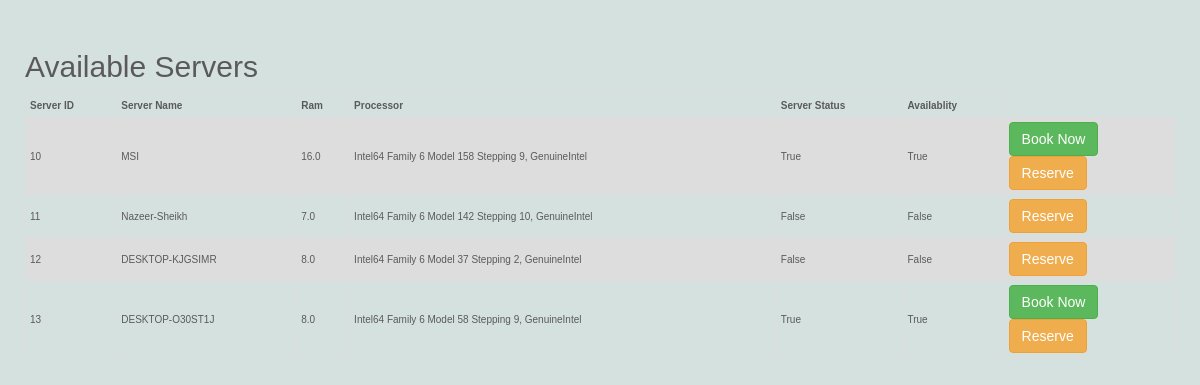
The page /available-server/ (signed in) on the database its author committed.
### server/models.py (models this page shows, shortened)
class ServerManagement(models.Model):
    server_name = models.CharField(max_length=255)
    ip_addr = models.CharField(default='0.0.0.0', max_length=255)
    ram = models.FloatField(max_length=3)
    processor = models.CharField(max_length=255)
    enable = models.BooleanField(default=False, null=False)

### user/views.py (the view)
# urls.py: path('available-server/', views.available_server, name='available-server'),
@login_required(login_url="login")
def available_server(request):
    servers = ServerManagement.objects.all()
    booked_server = ServerReservation.objects.filter(Q(end_time__gte=timezone.now()),
                                                     Q(reservation_time__lte=timezone.now()))
    setelement = set()
    for f in booked_server:
        if f.server_id in servers:
            setelement.add(f.server_id)
    dt = []
    for i in servers:
        dt += [
            {
                'servername': i.server_name,
                'ram': i.ram,
                'processor': i.processor,
                'available': i.enable,
                'status': (0 if i in setelement or not i.enable else 1),
                'server_id': i.id,
            }
        ]
    return render(request, 'user/login/available_server.html', {'ServerData': dt})

### user/templates/user/login/available_server.html (shortened to what this page needs)
<!DOCTYPE html>
<html lang="en">
<head>
    <link rel="stylesheet" href="https://maxcdn.bootstrapcdn.com/bootstrap/3.4.1/css/bootstrap.min.css">
</head>
<body>
<h2>Available Servers</h2>
<table>
    <tr>
                <th>Server ID</th>
        <th>Server Name</th>
        <th>Ram</th>
        <th>Processor</th>
        <th>Server Status</th>
        <th>Availablity</th>
    </tr>
    {% for data in ServerData %}
    <tr>
                <td> {{ data.server_id }}</td>
        <td> {{ data.servername }}</td>
        <td>{{ data.ram }}</td>
        <td>{{ data.processor }}</td>
        <td>{{ data.available }}</td>
        <td>{% if data.status == 1 %}
        {{ True }}
            {% else %}
            {{ False }}
            {% endif %}
        </td>
        <td>
            {% if data.status == True %}
            <form method='post' action="{% url 'book-now' %}">
                <button type="submit" class="btn btn-success" name='server' value="{{ data.server_id }}"> Book Now
                </button>
            </form>
            {% endif %}
            <form method="post" action="{% url 'reservation' %}">
                <button type="submit" name="server" value="{{ data.server_id }}" class="btn btn-warning">Reserve
                </button>
            </form>
        </td>
    </tr>
    {% endfor %}
</table>
</body>
</html>

### user/templates/user/login/available_server.html (style rules this page uses)
body { background-color: #d5e1df; align-items: center; margin: 10px; padding: 2rem 1.5rem; font: 1rem/1.5 "PT Sans", Arial, sans-serif; color: #5a5a5a; }
table { font-family: arial, sans-serif; border-collapse: collapse; width: 100%; }
td, th { border: 1px solid #dddddd; text-align: left; padding: 4px; }
tr:nth-child(even) { background-color: #dddddd; }

### rows shown on the page
ServerManagement: servername "MSI", ram "16.0", processor "Intel64 Family 6 Model 158 Stepping 9, GenuineIntel"
ServerManagement: servername "Nazeer-Sheikh", ram "7.0", processor "Intel64 Family 6 Model 142 Stepping 10, GenuineIntel"
ServerManagement: servername "DESKTOP-KJGSIMR", ram "8.0", processor "Intel64 Family 6 Model 37 Stepping 2, GenuineIntel"
ServerManagement: servername "DESKTOP-O30ST1J", ram "8.0", processor "Intel64 Family 6 Model 58 Stepping 9, GenuineIntel"

### other values the page prints
{{ data.server_id }} "10" "11" "12" "13"
{{ data.available }} "True" "False" "False" "True"
{{ True }} "True" "True"
{{ False }} "False" "False"
